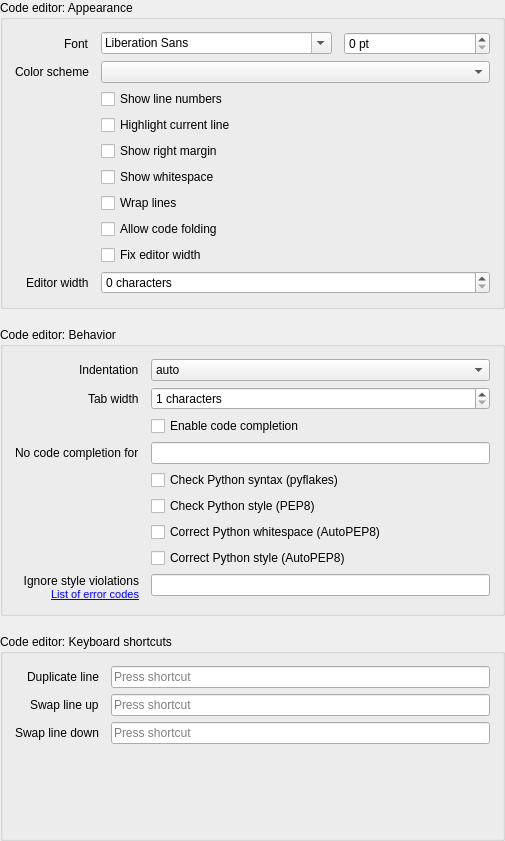
<?xml version="1.0" encoding="UTF-8"?>
<ui version="4.0">
 <class>Form</class>
 <widget class="QWidget" name="Form">
  <property name="geometry">
   <rect>
    <x>0</x>
    <y>0</y>
    <width>505</width>
    <height>841</height>
   </rect>
  </property>
  <property name="windowTitle">
   <string>Form</string>
  </property>
  <layout class="QVBoxLayout" name="verticalLayout">
   <property name="spacing">
    <number>18</number>
   </property>
   <property name="leftMargin">
    <number>0</number>
   </property>
   <property name="topMargin">
    <number>0</number>
   </property>
   <property name="rightMargin">
    <number>0</number>
   </property>
   <property name="bottomMargin">
    <number>0</number>
   </property>
   <item>
    <widget class="QGroupBox" name="groupbox_appearance">
     <property name="title">
      <string>Code editor: Appearance</string>
     </property>
     <layout class="QFormLayout" name="formLayout">
      <property name="labelAlignment">
       <set>Qt::AlignRight|Qt::AlignTrailing|Qt::AlignVCenter</set>
      </property>
      <property name="horizontalSpacing">
       <number>12</number>
      </property>
      <property name="leftMargin">
       <number>12</number>
      </property>
      <property name="topMargin">
       <number>12</number>
      </property>
      <property name="rightMargin">
       <number>12</number>
      </property>
      <property name="bottomMargin">
       <number>12</number>
      </property>
      <item row="0" column="0">
       <widget class="QLabel" name="label_font">
        <property name="text">
         <string>Font</string>
        </property>
       </widget>
      </item>
      <item row="1" column="0">
       <widget class="QLabel" name="label_color_scheme">
        <property name="text">
         <string>Color scheme</string>
        </property>
       </widget>
      </item>
      <item row="1" column="1">
       <widget class="QComboBox" name="cfg_pyqode_color_scheme"/>
      </item>
      <item row="3" column="1">
       <widget class="QCheckBox" name="cfg_pyqode_show_line_numbers">
        <property name="text">
         <string>Show line numbers</string>
        </property>
       </widget>
      </item>
      <item row="4" column="1">
       <widget class="QCheckBox" name="cfg_pyqode_highlight_caret_line">
        <property name="text">
         <string>Highlight current line</string>
        </property>
       </widget>
      </item>
      <item row="5" column="1">
       <widget class="QCheckBox" name="cfg_pyqode_right_margin">
        <property name="text">
         <string>Show right margin</string>
        </property>
       </widget>
      </item>
      <item row="6" column="1">
       <widget class="QCheckBox" name="cfg_pyqode_show_whitespaces">
        <property name="text">
         <string>Show whitespace</string>
        </property>
       </widget>
      </item>
      <item row="7" column="1">
       <widget class="QCheckBox" name="cfg_pyqode_line_wrap">
        <property name="text">
         <string>Wrap lines</string>
        </property>
       </widget>
      </item>
      <item row="8" column="1">
       <widget class="QCheckBox" name="cfg_pyqode_code_folding">
        <property name="text">
         <string>Allow code folding</string>
        </property>
       </widget>
      </item>
      <item row="9" column="1">
       <widget class="QCheckBox" name="cfg_pyqode_fixed_width">
        <property name="text">
         <string>Fix editor width</string>
        </property>
       </widget>
      </item>
      <item row="10" column="0">
       <widget class="QLabel" name="label_fixed_width_nchar">
        <property name="text">
         <string>Editor width</string>
        </property>
       </widget>
      </item>
      <item row="10" column="1">
       <widget class="QSpinBox" name="cfg_pyqode_fixed_width_nchar">
        <property name="suffix">
         <string> characters</string>
        </property>
       </widget>
      </item>
      <item row="0" column="1">
       <widget class="QWidget" name="widget_font" native="true">
        <layout class="QHBoxLayout" name="horizontalLayout">
         <property name="spacing">
          <number>12</number>
         </property>
         <property name="leftMargin">
          <number>0</number>
         </property>
         <property name="topMargin">
          <number>0</number>
         </property>
         <property name="rightMargin">
          <number>0</number>
         </property>
         <property name="bottomMargin">
          <number>0</number>
         </property>
         <item>
          <widget class="QFontComboBox" name="cfg_pyqode_font_name"/>
         </item>
         <item>
          <widget class="QSpinBox" name="cfg_pyqode_font_size">
           <property name="suffix">
            <string> pt</string>
           </property>
          </widget>
         </item>
        </layout>
       </widget>
      </item>
     </layout>
    </widget>
   </item>
   <item>
    <widget class="QGroupBox" name="groupbox_behavior">
     <property name="title">
      <string>Code editor: Behavior</string>
     </property>
     <layout class="QFormLayout" name="formLayout_2">
      <property name="labelAlignment">
       <set>Qt::AlignRight|Qt::AlignTrailing|Qt::AlignVCenter</set>
      </property>
      <property name="horizontalSpacing">
       <number>12</number>
      </property>
      <property name="leftMargin">
       <number>12</number>
      </property>
      <property name="topMargin">
       <number>12</number>
      </property>
      <property name="rightMargin">
       <number>12</number>
      </property>
      <property name="bottomMargin">
       <number>12</number>
      </property>
      <item row="0" column="0">
       <widget class="QLabel" name="label_indentation">
        <property name="text">
         <string>Indentation</string>
        </property>
       </widget>
      </item>
      <item row="0" column="1">
       <widget class="QComboBox" name="cfg_pyqode_indentation">
        <item>
         <property name="text">
          <string>auto</string>
         </property>
        </item>
        <item>
         <property name="text">
          <string>spaces</string>
         </property>
        </item>
        <item>
         <property name="text">
          <string>tabs</string>
         </property>
        </item>
       </widget>
      </item>
      <item row="1" column="0">
       <widget class="QLabel" name="label_tab_length">
        <property name="text">
         <string>Tab width</string>
        </property>
       </widget>
      </item>
      <item row="1" column="1">
       <widget class="QSpinBox" name="cfg_pyqode_tab_length">
        <property name="suffix">
         <string> characters</string>
        </property>
        <property name="minimum">
         <number>1</number>
        </property>
        <property name="maximum">
         <number>32</number>
        </property>
       </widget>
      </item>
      <item row="2" column="1">
       <widget class="QCheckBox" name="cfg_pyqode_code_completion">
        <property name="text">
         <string>Enable code completion</string>
        </property>
       </widget>
      </item>
      <item row="3" column="0">
       <widget class="QLabel" name="label_pyqode_code_completion_excluded_mimetypes">
        <property name="text">
         <string>No code completion for</string>
        </property>
       </widget>
      </item>
      <item row="3" column="1">
       <widget class="QLineEdit" name="cfg_pyqode_code_completion_excluded_mimetypes"/>
      </item>
      <item row="4" column="1">
       <widget class="QCheckBox" name="cfg_pyqode_pyflakes_validation">
        <property name="text">
         <string>Check Python syntax (pyflakes)</string>
        </property>
       </widget>
      </item>
      <item row="5" column="1">
       <widget class="QCheckBox" name="cfg_pyqode_pep8_validation">
        <property name="text">
         <string>Check Python style (PEP8)</string>
        </property>
       </widget>
      </item>
      <item row="6" column="1">
       <widget class="QCheckBox" name="cfg_pyqode_autopep8">
        <property name="text">
         <string>Correct Python whitespace (AutoPEP8)</string>
        </property>
       </widget>
      </item>
      <item row="7" column="1">
       <widget class="QCheckBox" name="cfg_pyqode_autopep8_aggressive">
        <property name="text">
         <string>Correct Python style (AutoPEP8)</string>
        </property>
       </widget>
      </item>
      <item row="8" column="0">
       <widget class="QLabel" name="label_pep8_ignore">
        <property name="text">
         <string>Ignore style violations&lt;br /&gt;&lt;a href=&quot;https://pycodestyle.pycqa.org/en/latest/intro.html#error-codes&quot;&gt;&lt;span style=&quot; font-size:8pt;&quot;&gt;List of error codes&lt;/span&gt;&lt;/a&gt;</string>
        </property>
        <property name="alignment">
         <set>Qt::AlignRight|Qt::AlignTrailing|Qt::AlignVCenter</set>
        </property>
        <property name="openExternalLinks">
         <bool>true</bool>
        </property>
       </widget>
      </item>
      <item row="8" column="1">
       <widget class="QLineEdit" name="cfg_pyqode_pep8_ignore"/>
      </item>
     </layout>
    </widget>
   </item>
   <item>
    <widget class="QGroupBox" name="groupbox_keyboard_shortcuts">
     <property name="title">
      <string>Code editor: Keyboard shortcuts</string>
     </property>
     <layout class="QFormLayout" name="formLayout_3">
      <property name="labelAlignment">
       <set>Qt::AlignRight|Qt::AlignTrailing|Qt::AlignVCenter</set>
      </property>
      <property name="horizontalSpacing">
       <number>12</number>
      </property>
      <property name="verticalSpacing">
       <number>6</number>
      </property>
      <property name="leftMargin">
       <number>12</number>
      </property>
      <property name="topMargin">
       <number>12</number>
      </property>
      <property name="rightMargin">
       <number>12</number>
      </property>
      <property name="bottomMargin">
       <number>12</number>
      </property>
      <item row="0" column="1">
       <widget class="QKeySequenceEdit" name="cfg_pyqode_shortcut_duplicate_line"/>
      </item>
      <item row="0" column="0">
       <widget class="QLabel" name="label_shortcut_duplicate_line">
        <property name="text">
         <string>Duplicate line</string>
        </property>
       </widget>
      </item>
      <item row="1" column="0">
       <widget class="QLabel" name="label_shortcut_swap_line_up">
        <property name="text">
         <string>Swap line up</string>
        </property>
       </widget>
      </item>
      <item row="2" column="0">
       <widget class="QLabel" name="label_shortcut_swap_line_down">
        <property name="text">
         <string>Swap line down</string>
        </property>
       </widget>
      </item>
      <item row="1" column="1">
       <widget class="QKeySequenceEdit" name="cfg_pyqode_shortcut_swap_line_up"/>
      </item>
      <item row="2" column="1">
       <widget class="QKeySequenceEdit" name="cfg_pyqode_shortcut_swap_line_down"/>
      </item>
     </layout>
    </widget>
   </item>
  </layout>
 </widget>
 <resources/>
 <connections>
  <connection>
   <sender>cfg_pyqode_fixed_width</sender>
   <signal>toggled(bool)</signal>
   <receiver>cfg_pyqode_fixed_width_nchar</receiver>
   <slot>setEnabled(bool)</slot>
   <hints>
    <hint type="sourcelabel">
     <x>335</x>
     <y>336</y>
    </hint>
    <hint type="destinationlabel">
     <x>335</x>
     <y>368</y>
    </hint>
   </hints>
  </connection>
  <connection>
   <sender>cfg_pyqode_fixed_width</sender>
   <signal>toggled(bool)</signal>
   <receiver>label_fixed_width_nchar</receiver>
   <slot>setEnabled(bool)</slot>
   <hints>
    <hint type="sourcelabel">
     <x>335</x>
     <y>336</y>
    </hint>
    <hint type="destinationlabel">
     <x>71</x>
     <y>368</y>
    </hint>
   </hints>
  </connection>
  <connection>
   <sender>cfg_pyqode_pep8_validation</sender>
   <signal>toggled(bool)</signal>
   <receiver>cfg_pyqode_pep8_ignore</receiver>
   <slot>setEnabled(bool)</slot>
   <hints>
    <hint type="sourcelabel">
     <x>394</x>
     <y>560</y>
    </hint>
    <hint type="destinationlabel">
     <x>394</x>
     <y>592</y>
    </hint>
   </hints>
  </connection>
  <connection>
   <sender>cfg_pyqode_pep8_validation</sender>
   <signal>toggled(bool)</signal>
   <receiver>label_pep8_ignore</receiver>
   <slot>setEnabled(bool)</slot>
   <hints>
    <hint type="sourcelabel">
     <x>394</x>
     <y>560</y>
    </hint>
    <hint type="destinationlabel">
     <x>92</x>
     <y>595</y>
    </hint>
   </hints>
  </connection>
  <connection>
   <sender>cfg_pyqode_code_completion</sender>
   <signal>toggled(bool)</signal>
   <receiver>cfg_pyqode_code_completion_excluded_mimetypes</receiver>
   <slot>setEnabled(bool)</slot>
   <hints>
    <hint type="sourcelabel">
     <x>400</x>
     <y>480</y>
    </hint>
    <hint type="destinationlabel">
     <x>400</x>
     <y>512</y>
    </hint>
   </hints>
  </connection>
  <connection>
   <sender>cfg_pyqode_code_completion</sender>
   <signal>toggled(bool)</signal>
   <receiver>label_pyqode_code_completion_excluded_mimetypes</receiver>
   <slot>setEnabled(bool)</slot>
   <hints>
    <hint type="sourcelabel">
     <x>400</x>
     <y>480</y>
    </hint>
    <hint type="destinationlabel">
     <x>99</x>
     <y>512</y>
    </hint>
   </hints>
  </connection>
  <connection>
   <sender>cfg_pyqode_autopep8</sender>
   <signal>toggled(bool)</signal>
   <receiver>cfg_pyqode_autopep8_aggressive</receiver>
   <slot>setEnabled(bool)</slot>
   <hints>
    <hint type="sourcelabel">
     <x>344</x>
     <y>593</y>
    </hint>
    <hint type="destinationlabel">
     <x>344</x>
     <y>622</y>
    </hint>
   </hints>
  </connection>
 </connections>
</ui>
